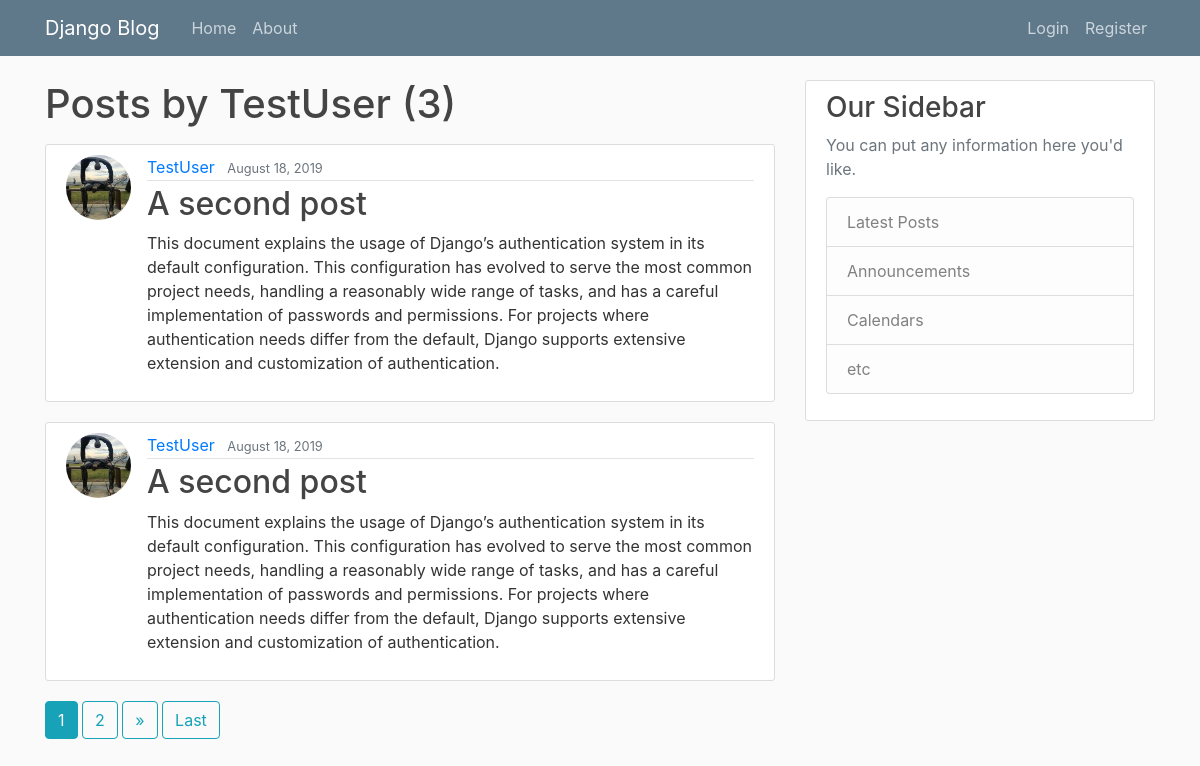
Page /user/TestUser on the committed database.
### blog/models.py (models this page shows, shortened)
class Post(models.Model):
    title = models.CharField(max_length=100)
    content = models.TextField()
    date_posted = models.DateTimeField(default=timezone.now)
    author = models.ForeignKey(User, on_delete=models.CASCADE)

### users/models.py (models this page shows, shortened)
class Profile(models.Model):
    user = models.OneToOneField(User, on_delete=models.CASCADE)
    image = models.ImageField(default='default.jpg', upload_to='profile_pics')

### blog/views.py (the view)
# urls.py: path('user/<str:username>', UserPostListView.as_view(), name='user_posts'),
class UserPostListView(ListView):
    model = Post
    template_name = 'blog/user_posts.html'    # <app>/<model>_<viewtype>.html
    context_object_name = 'posts'
    ordering = ['-date_posted']
    paginate_by = 2
    def get_queryset(self):
        user = get_object_or_404(User, username=self.kwargs.get('username'))
        return Post.objects.filter(author=user).order_by('-date_posted')

### blog/templates/blog/user_posts.html (shortened to what this page needs)
{% extends 'blog/base.html' %}
{% block content %}
  <h1 class="mb-3">Posts by {{ view.kwargs.username }} ({{ page_obj.paginator.count }})</h1>
  {% for post in posts %}
    <article class="media content-section">
      <img class="rounded-circle article-img" src="{{ post.author.profile.image.url }}">
      <div class="media-body">
        <div class="article-metadata">
          <a class="mr-2" href="{% url 'user_posts' post.author.username %}">{{ post.author }}</a>
          <small class="text-muted">{{ post.date_posted|date:"F d, Y" }}</small>
        </div>
        <h2><a class="article-title" href="{% url 'post_detail' post.id %}">{{ post.title }}</a></h2>
        <p class="article-content">{{ post.content }}</p>
      </div>
    </article>
  {% endfor %}
  {% if is_paginated %}
    {% for num in page_obj.paginator.page_range %}
      {% if page_obj.number == num %}
        <a class="btn btn-outline-info mb-4 active" href="?page={{ num }}">{{ num }}
        </a>
      {% elif num > page_obj.number|add:'-3' and num < page_obj.number|add:'3' %}
        <a class="btn btn-outline-info mb-4" href="?page={{ num }}">{{ num }}</a>
      {% endif %}
    {% endfor %}
    {% if page_obj.has_next %}
      <a class="btn btn-outline-info mb-4" href="?page={{ page_obj.next_page_number }}">
        <span class="disabled">&raquo;</span>
      </a>
      <a class="btn btn-outline-info mb-4" href="?page={{ page_obj.paginator.num_pages }}">Last</a>
    {% endif %}
  {% endif %}
{% endblock content %}

### blog/static/blog/main.css (style rules this page uses)
body { background: #fafafa; color: #333333; margin-top: 5rem; }
h1, h2, h3, h4, h5, h6 { color: #444444; }
.content-section { background: #ffffff; padding: 10px 20px; border: 1px solid #dddddd; border-radius: 3px; margin-bottom: 20px; }
.article-title { color: #444444; }
.article-content { white-space: pre-line; }
.article-img { height: 65px; width: 65px; margin-right: 16px; }
.article-metadata { padding-bottom: 1px; margin-bottom: 4px; border-bottom: 1px solid #e3e3e3 }

### rows in the picture
Post: author.profile.image (placeholder picture), author "TestUser", date_posted "August 18, 2019", title "A second post", content "This document explains the usage of Django’s authentication system in its default configuration. This configuration has evolved to serve the most common project needs, handling a reasonably wide range of tasks, and has a careful implementation of passwords and permissions. For projects where authentication needs differ from the default, Django supports extensive extension and customization of authentication."
Post: author.profile.image (placeholder picture), author "TestUser", date_posted "August 18, 2019", title "A second post", content "This document explains the usage of Django’s authentication system in its default configuration. This configuration has evolved to serve the most common project needs, handling a reasonably wide range of tasks, and has a careful implementation of passwords and permissions. For projects where authentication needs differ from the default, Django supports extensive extension and customization of authentication."

### other values in the picture
{{ view.kwargs.username }} "TestUser"
{{ page_obj.paginator.count }} "3"
{{ num }} "1"
{{ num }} "2"
